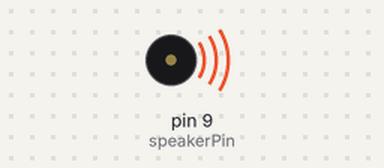
This sketch was run on a simulated Arduino Uno, built with avr-gcc and run on an emulated ATmega328P. On the bench: buzzer (waves = sounding).

Above: at 0.1 s.
At 9.4 s:
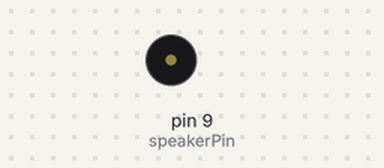
Timing chart, 0 to 10.9 s (numbered marks = the images above):
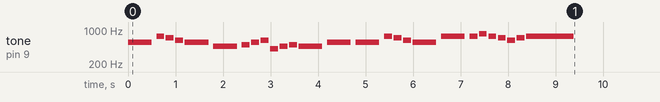

The sketch:

lg_melody.ino
```cpp
#define NOTE_AS4 466
#define NOTE_CS5 554
#define NOTE_DS5 622
#define NOTE_F5  698
#define NOTE_FS5 740

#define NOTE_GS4  415
#define NOTE_B4   494

#define NOTE_GS5 831

const int speakerPin = 9;

int lg_melody[] = {
  NOTE_CS5, // C#5
  NOTE_FS5, // F#5
  NOTE_F5,  // F5 (E#5로 읽음)
  NOTE_DS5, // D#5
  NOTE_CS5, // C#5
  NOTE_AS4,  // A#4

  NOTE_B4, NOTE_CS5, NOTE_DS5,
  NOTE_GS4, NOTE_AS4, NOTE_B4,
  NOTE_AS4, NOTE_CS5,

  NOTE_CS5,
  NOTE_FS5, NOTE_F5, NOTE_DS5,
  NOTE_CS5,
  NOTE_FS5,

  NOTE_FS5, NOTE_GS5, NOTE_FS5,
  NOTE_F5, NOTE_DS5, NOTE_F5,
  NOTE_FS5
};

int lg_melody_durations[] = {
  500, 166, 166, 166, 500, 500,

  166, 166, 166,
  166, 166, 166,
  500, 500,

  500,
  166, 166, 166,
  500,
  500,

  166, 166, 166,
  166, 166, 166,
  1000
};

void setup() {
  for (int i = 0; i < sizeof(lg_melody) / sizeof(int); i++) {
    tone(speakerPin, lg_melody[i], lg_melody_durations[i]);
    delay(lg_melody_durations[i] * 1.2);  // 음과 음 사이 여유
  }
}

void loop() {
  // 반복 없음
}
```
